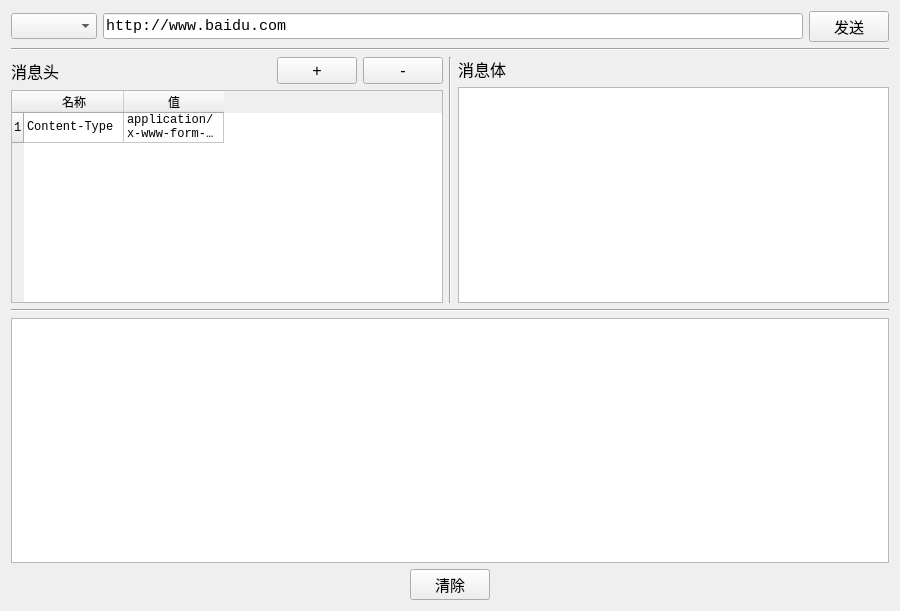
<?xml version="1.0" encoding="UTF-8"?>
<ui version="4.0">
 <class>HttpClient</class>
 <widget class="QWidget" name="HttpClient">
  <property name="geometry">
   <rect>
    <x>0</x>
    <y>0</y>
    <width>900</width>
    <height>611</height>
   </rect>
  </property>
  <property name="sizePolicy">
   <sizepolicy hsizetype="Fixed" vsizetype="Preferred">
    <horstretch>0</horstretch>
    <verstretch>0</verstretch>
   </sizepolicy>
  </property>
  <property name="font">
   <font>
    <family>Arial</family>
   </font>
  </property>
  <property name="windowTitle">
   <string>HTTP 接口测试</string>
  </property>
  <layout class="QVBoxLayout" name="verticalLayout_3">
   <item>
    <layout class="QHBoxLayout" name="horizontalLayout">
     <item>
      <widget class="QComboBox" name="boxMethod">
       <property name="font">
        <font>
         <family>Arial</family>
         <pointsize>11</pointsize>
        </font>
       </property>
       <property name="editable">
        <bool>false</bool>
       </property>
      </widget>
     </item>
     <item>
      <widget class="QLineEdit" name="editUrl">
       <property name="font">
        <font>
         <family>Consolas</family>
         <pointsize>11</pointsize>
        </font>
       </property>
       <property name="text">
        <string>http://www.baidu.com</string>
       </property>
       <property name="placeholderText">
        <string>请输入URL</string>
       </property>
      </widget>
     </item>
     <item>
      <widget class="QPushButton" name="buttonSend">
       <property name="font">
        <font>
         <family>Arial</family>
         <pointsize>11</pointsize>
        </font>
       </property>
       <property name="text">
        <string>发送</string>
       </property>
      </widget>
     </item>
    </layout>
   </item>
   <item>
    <widget class="Line" name="line">
     <property name="orientation">
      <enum>Qt::Horizontal</enum>
     </property>
    </widget>
   </item>
   <item>
    <layout class="QHBoxLayout" name="horizontalLayout_3">
     <item>
      <layout class="QVBoxLayout" name="verticalLayout_2" stretch="0,0">
       <property name="sizeConstraint">
        <enum>QLayout::SetDefaultConstraint</enum>
       </property>
       <property name="rightMargin">
        <number>0</number>
       </property>
       <item>
        <layout class="QHBoxLayout" name="horizontalLayout_2">
         <item>
          <widget class="QLabel" name="label">
           <property name="sizePolicy">
            <sizepolicy hsizetype="Preferred" vsizetype="Preferred">
             <horstretch>2</horstretch>
             <verstretch>0</verstretch>
            </sizepolicy>
           </property>
           <property name="font">
            <font>
             <family>Arial</family>
             <pointsize>12</pointsize>
            </font>
           </property>
           <property name="text">
            <string>消息头</string>
           </property>
          </widget>
         </item>
         <item>
          <widget class="QPushButton" name="buttonAddHeader">
           <property name="sizePolicy">
            <sizepolicy hsizetype="Fixed" vsizetype="Fixed">
             <horstretch>1</horstretch>
             <verstretch>0</verstretch>
            </sizepolicy>
           </property>
           <property name="font">
            <font>
             <family>Arial</family>
             <pointsize>12</pointsize>
             <weight>50</weight>
             <bold>false</bold>
            </font>
           </property>
           <property name="text">
            <string>+</string>
           </property>
          </widget>
         </item>
         <item>
          <widget class="QPushButton" name="buttonDelHeader">
           <property name="sizePolicy">
            <sizepolicy hsizetype="Fixed" vsizetype="Fixed">
             <horstretch>1</horstretch>
             <verstretch>0</verstretch>
            </sizepolicy>
           </property>
           <property name="font">
            <font>
             <family>Arial</family>
             <pointsize>12</pointsize>
             <weight>50</weight>
             <bold>false</bold>
            </font>
           </property>
           <property name="text">
            <string>-</string>
           </property>
          </widget>
         </item>
        </layout>
       </item>
       <item>
        <widget class="QTableWidget" name="headersTable">
         <property name="font">
          <font>
           <family>Consolas</family>
          </font>
         </property>
         <row>
          <property name="text">
           <string>1</string>
          </property>
         </row>
         <column>
          <property name="text">
           <string>名称</string>
          </property>
          <property name="background">
           <color>
            <red>221</red>
            <green>221</green>
            <blue>221</blue>
           </color>
          </property>
         </column>
         <column>
          <property name="text">
           <string>值</string>
          </property>
          <property name="background">
           <color>
            <red>221</red>
            <green>221</green>
            <blue>221</blue>
           </color>
          </property>
         </column>
         <item row="0" column="0">
          <property name="text">
           <string>Content-Type</string>
          </property>
         </item>
         <item row="0" column="1">
          <property name="text">
           <string>application/x-www-form-urlencoded</string>
          </property>
         </item>
        </widget>
       </item>
      </layout>
     </item>
     <item>
      <widget class="Line" name="line_2">
       <property name="font">
        <font>
         <family>Arial</family>
         <weight>75</weight>
         <bold>true</bold>
        </font>
       </property>
       <property name="orientation">
        <enum>Qt::Vertical</enum>
       </property>
      </widget>
     </item>
     <item>
      <layout class="QVBoxLayout" name="verticalLayout">
       <item>
        <layout class="QHBoxLayout" name="horizontalLayout_8">
         <property name="topMargin">
          <number>0</number>
         </property>
         <property name="bottomMargin">
          <number>0</number>
         </property>
         <item>
          <widget class="QLabel" name="label_2">
           <property name="sizePolicy">
            <sizepolicy hsizetype="Preferred" vsizetype="Preferred">
             <horstretch>1</horstretch>
             <verstretch>0</verstretch>
            </sizepolicy>
           </property>
           <property name="font">
            <font>
             <family>Arial</family>
             <pointsize>12</pointsize>
            </font>
           </property>
           <property name="text">
            <string>消息体</string>
           </property>
          </widget>
         </item>
        </layout>
       </item>
       <item>
        <widget class="QTextEdit" name="editBody">
         <property name="enabled">
          <bool>true</bool>
         </property>
         <property name="focusPolicy">
          <enum>Qt::StrongFocus</enum>
         </property>
        </widget>
       </item>
      </layout>
     </item>
    </layout>
   </item>
   <item>
    <widget class="Line" name="line_3">
     <property name="orientation">
      <enum>Qt::Horizontal</enum>
     </property>
    </widget>
   </item>
   <item>
    <widget class="QTextEdit" name="outputWindow"/>
   </item>
   <item>
    <layout class="QHBoxLayout" name="horizontalLayout_7">
     <item>
      <widget class="QPushButton" name="buttonClearLog">
       <property name="sizePolicy">
        <sizepolicy hsizetype="Fixed" vsizetype="Fixed">
         <horstretch>0</horstretch>
         <verstretch>0</verstretch>
        </sizepolicy>
       </property>
       <property name="font">
        <font>
         <family>Arial</family>
         <pointsize>11</pointsize>
        </font>
       </property>
       <property name="text">
        <string>清除</string>
       </property>
      </widget>
     </item>
    </layout>
   </item>
  </layout>
 </widget>
 <resources/>
 <connections>
  <connection>
   <sender>buttonClearLog</sender>
   <signal>clicked()</signal>
   <receiver>outputWindow</receiver>
   <slot>clear()</slot>
   <hints>
    <hint type="sourcelabel">
     <x>375</x>
     <y>575</y>
    </hint>
    <hint type="destinationlabel">
     <x>374</x>
     <y>522</y>
    </hint>
   </hints>
  </connection>
 </connections>
</ui>
